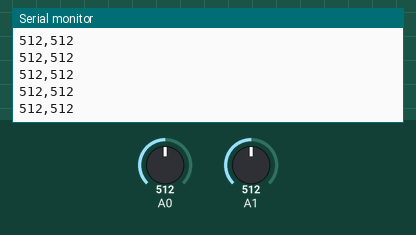
A sketch run on a simulated Arduino Nano, built with avr-gcc and run on an emulated ATmega328P. Shown: the last lines printed to the serial monitor. Inputs (shaded band) come from the test bench; at power-on: A0 = 512, A1 = 512.

Above: at 1.2 s.
1.3 s: A0 set to 716
At 1.68 s:
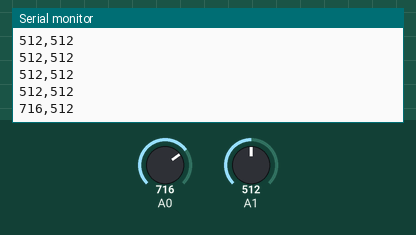
2.8 s: A1 set to 716
At 2.94 s:
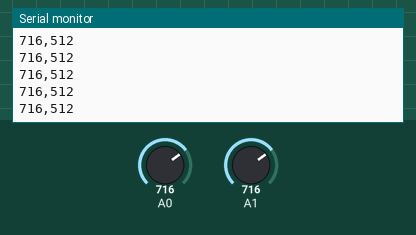
4.3 s: A0 set to 900
At 4.44 s:
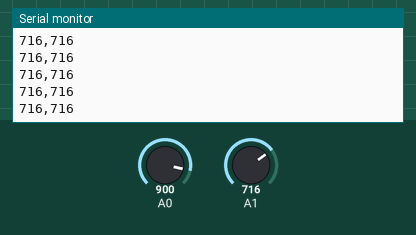
5.8 s: A1 set to 900
At 5.94 s:
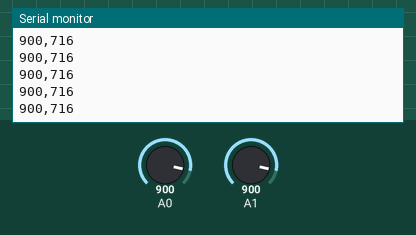
Timing chart, 0 to 8.3 s (numbered marks = the images above; inputs shaded):
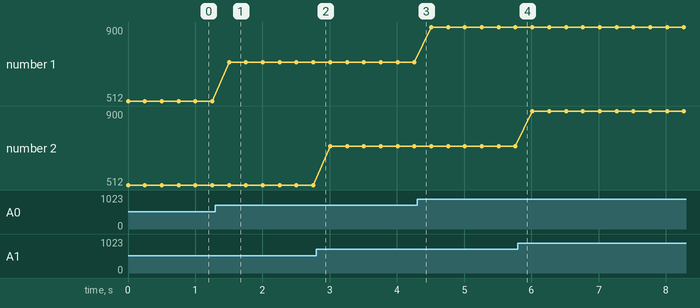

Measured:
- after the input at 1.3 s, the serial monitor: prints a new line after 0.20 s (image 1)
- plotted number 1: 512 → 716 after the input at 1.3 s, 716 → 900 after the input at 4.3 s

The sketch:

OptaArduinoTestInputs.ino
```cpp
// Read Opta inputs A0-A7 and print to serial
void setup() {
  pinMode(A0, INPUT);
  pinMode(A1, INPUT);
  pinMode(A2, INPUT);
  pinMode(A3, INPUT);
  pinMode(A4, INPUT);
  pinMode(A5, INPUT);
  pinMode(A6, INPUT);
  pinMode(A7, INPUT);
  Serial.begin(115200);
}

void loop() {
  Serial.print(analogRead(A0));
  Serial.print(",");
  Serial.print(analogRead(A1));
  // Serial.print(",");
  // Serial.print(analogRead(A2));
  // Serial.print(",");
  // Serial.print(analogRead(A3));
  // Serial.print(",");
  // Serial.print(analogRead(A4));
  // Serial.print(",");
  // Serial.print(analogRead(A5));
  // Serial.print(",");
  // Serial.print(analogRead(A6));
  // Serial.print(",");
  // Serial.print(analogRead(A7));
  Serial.println();

  delay(250);
}
```
